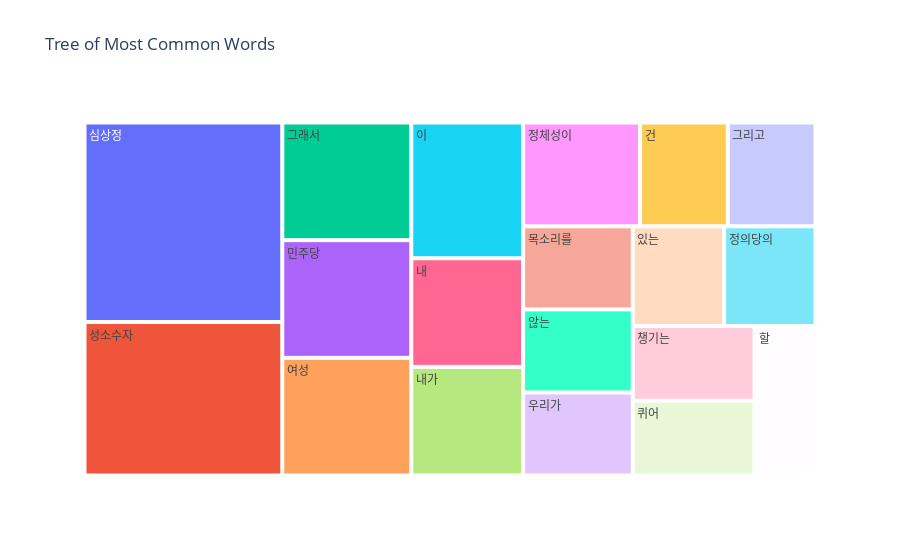

Notebook source saved alongside this figure:
### Code cell
fig = px.treemap(temp, path=['Common_words'], values='count',title='Tree of Most Common Words')
fig.show()

### Figure 1 — Plotly figure (JSON) as saved in the notebook; plotly's stock layout.template omitted (floating-point values rounded to 4 significant figures)
{"data": [{"branchvalues": "total", "domain": {"x": [0, 1], "y": [0, 1]}, "hovertemplate": "labels=%{label}<br>count=%{value}<br>parent=%{parent}<br>id=%{id}<extra></extra>", "ids": ["건", "그래서", "그리고", "내", "내가", "목소리를", "민주당", "성소수자", "심상정", "않는", "여성", "우리가", "이", "있는", "정의당의", "정체성이", "챙기는", "퀴어", "할"], "labels": ["건", "그래서", "그리고", "내", "내가", "목소리를", "민주당", "성소수자", "심상정", "않는", "여성", "우리가", "이", "있는", "정의당의", "정체성이", "챙기는", "퀴어", "할"], "name": "", "parents": ["", "", "", "", "", "", "", "", "", "", "", "", "", "", "", "", "", "", ""], "type": "treemap", "values": [3, 5, 3, 4, 4, 3, 5, 10, 13, 3, 5, 3, 5, 3, 3, 4, 3, 3, 3]}], "layout": {"legend": {"tracegroupgap": 0}, "title": {"text": "Tree of Most Common Words"}}}
